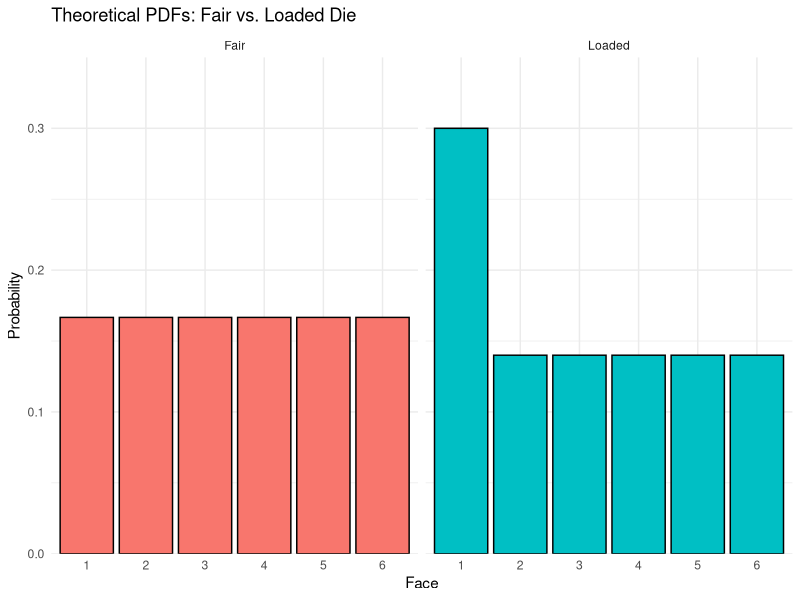
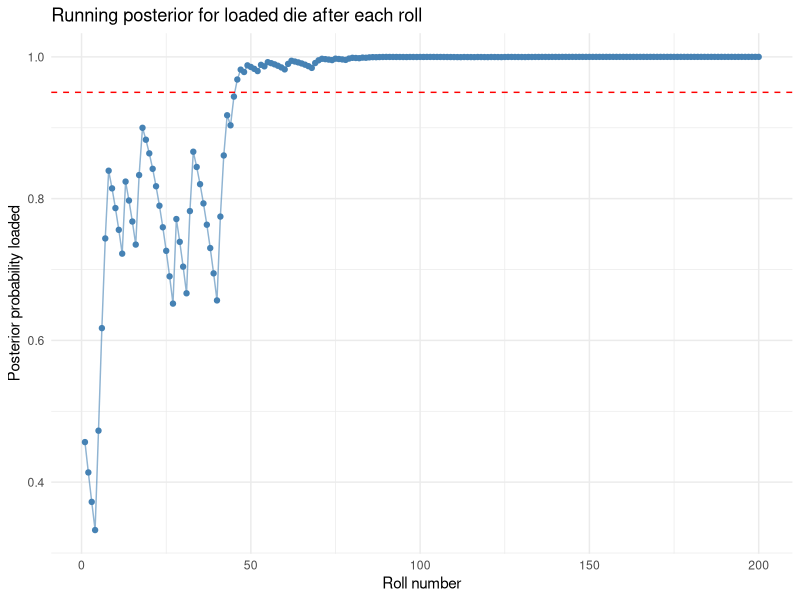

These figures' R source, in order:
#
#
#
#
#
#
#
#
#
#| message: false
library(tidyverse)
#
#
#
#| cache: true
throw_dice <- function(n = 1, weights = rep(1/6, 6)) {
  d1 <- sample(1:6, n, replace = TRUE, prob = weights)
  d2 <- sample(1:6, n, replace = TRUE, prob = weights)
  d1 + d2
}
#
#
#
theoretical_pdf <- bind_rows(
  tibble(face = factor(1:6), probability = rep(1/6, 6), die = "Fair"),
  tibble(face = factor(1:6), probability = c(0.30, rep(0.14, 5)), die = "Loaded")
)

theoretical_pdf %>%
  ggplot(aes(x = face, y = probability, fill = die)) +
  geom_col(color = "black") +
  facet_wrap(~ die, nrow = 1) +
  scale_y_continuous(expand = c(0, 0), limits = c(0, 0.35)) +
  labs(x = "Face", y = "Probability", title = "Theoretical PDFs: Fair vs. Loaded Die") +
  theme_minimal() +
  theme(legend.position = "none")
#
#
#
#| cache: true
log_lr <- function(rolls) {
  p_loaded <- ifelse(rolls == 6, 0.30, 0.14)
  p_fair <- 1/6
  log(p_loaded / p_fair)
}
#
#
#
set.seed(10)
rolls_200 <- sample(1:6, 200, replace = TRUE, prob = c(0.14, 0.14, 0.14, 0.14, 0.14, 0.30))

gamma <- cumsum(log_lr(rolls_200))
posterior <- 1 / (1 + exp(-gamma))

data.frame(
  roll = seq_along(posterior),
  posterior = posterior
) %>%
  ggplot(aes(x = roll, y = posterior)) +
  geom_point(size = 1.5, color = "steelblue") +
  geom_line(color = "steelblue", alpha = 0.6) +
  geom_hline(yintercept = 0.95, linetype = "dashed", color = "red") +
  labs(
    x = "Roll number",
    y = "Posterior probability loaded",
    title = "Running posterior for loaded die after each roll"
  ) +
  theme_minimal()
#
#
#
#
#
